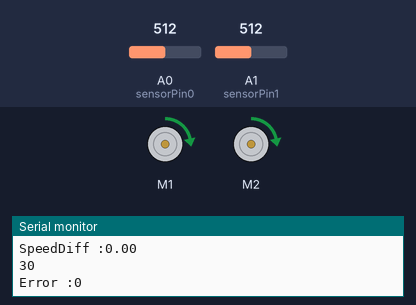
Recording of a sketch running on a simulated Arduino Uno, built with avr-gcc and run on an emulated ATmega328P. Shown: 2 × DC motor (green arrow = forward, orange = backward, longer = faster), the last lines printed to the serial monitor. The inputs (shaded band) are chosen by the test bench; at power-on: A0 (sensorPin0) = 512, A1 (sensorPin1) = 512.

Above: at 1.2 s.
1.3 s: A0 (sensorPin0) set to 532
At 2.5 s:
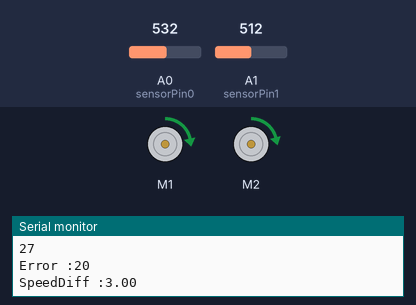
4.3 s: A1 (sensorPin1) set to 479
At 4.6 s:
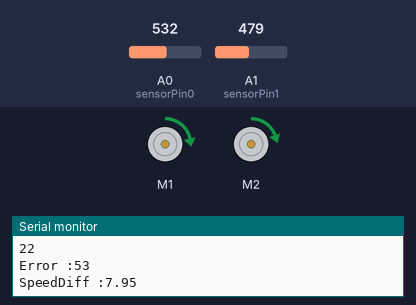
5.8 s: A1 (sensorPin1) set to 454
At 6.9 s:
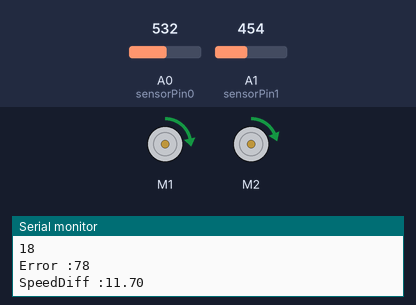
7.3 s: A0 (sensorPin0) set to 716
At 8.4 s:
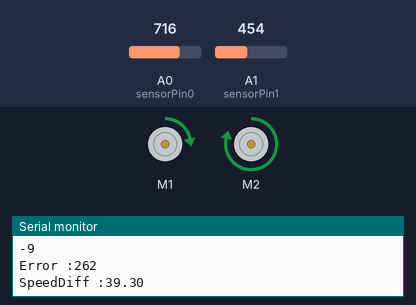
8.8 s: A1 (sensorPin1) set to 306
At 9.1 s:
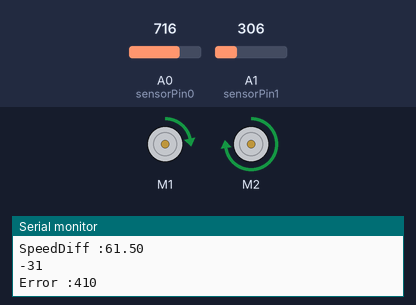
10.3 s: A0 (sensorPin0) set to 900
At 11.2 s:
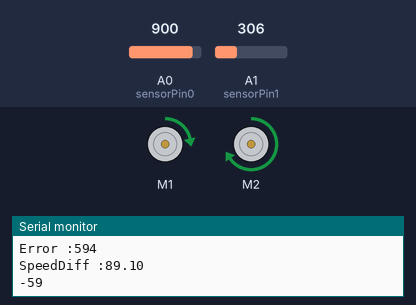
Timing chart, 0 to 12.8 s (numbered marks = the images above; inputs shaded):
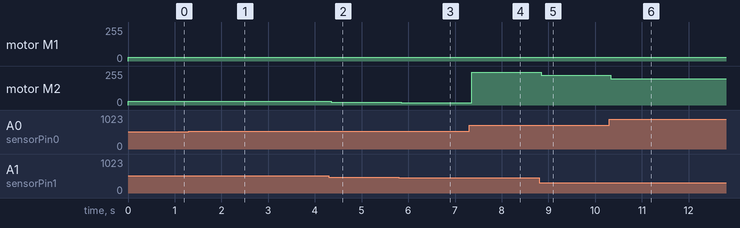

Measured:
- after the input at 1.3 s, motor M2: forward 30/255 → forward 27/255 after 0.05 s
- after the input at 4.3 s, motor M2: forward 27/255 → forward 22/255 after 0.05 s
- after the input at 5.8 s, motor M2: forward 22/255 → forward 18/255 after 0.05 s
- after the input at 7.3 s, motor M2: forward 18/255 → forward 247/255 after 0.06 s
- after the input at 8.8 s, motor M2: forward 247/255 → forward 225/255 at once
- after the input at 10.3 s, motor M2: forward 225/255 → forward 197/255 at once

The sketch:

MotorControllerV210062015.ino
```cpp
#include <Wire.h>
#include <Adafruit_MotorShield.h>
#include "utility/Adafruit_PWMServoDriver.h"

const double P = .15;
const double I = 0;
const double D = 0;
const byte m1_BASELINE_SPEED = 30; // approx 30 is the min baseline for movement
                                  // where we keep the right wheel (m1) constant
int sensorPin0 = A0;    // select the input pin for IR sensor 0
int sensorValue0 = 0;  // variable to store the value coming from the sensor 0

int sensorPin1 = A1;    // select the input pin for IR sensor 1
int sensorValue1 = 0;  // variable to store the value coming from sensor 1

Adafruit_MotorShield AFMS = Adafruit_MotorShield();
Adafruit_DCMotor *motor1 = AFMS.getMotor(1);
Adafruit_DCMotor *motor2 = AFMS.getMotor(2);

void setup() {
  AFMS.begin();
  Serial.begin(9600);
  motor1->setSpeed(m1_BASELINE_SPEED); //between 0 and 255
  motor2->setSpeed(m1_BASELINE_SPEED);
}

void loop() {
  // read the value from the sensor:
  sensorValue0 = analogRead(sensorPin0);
  sensorValue1 = analogRead(sensorPin1);
  // calculate the error, difference in left and right sensor readings
  int error = sensorValue0 - sensorValue1;
  Serial.print("Error :");
  Serial.println(error);
  // get control input value;
  double speedDiff = calculatePID(error);
  Serial.print("SpeedDiff :");
  Serial.println(speedDiff);
  //int motor1Speed = (int)(BASELINE_SPEED + speedDiff/2);
  int motor2Speed = (int)(m1_BASELINE_SPEED - speedDiff);
  //Serial.println(motor1Speed);
  Serial.println(motor2Speed);
  //motor1->setSpeed(motor1Speed);
  motor2->setSpeed(motor2Speed);
  motor1->run(FORWARD);
  motor2->run(FORWARD);

}

double calculatePID(double error){
  return P*error;
}
```
